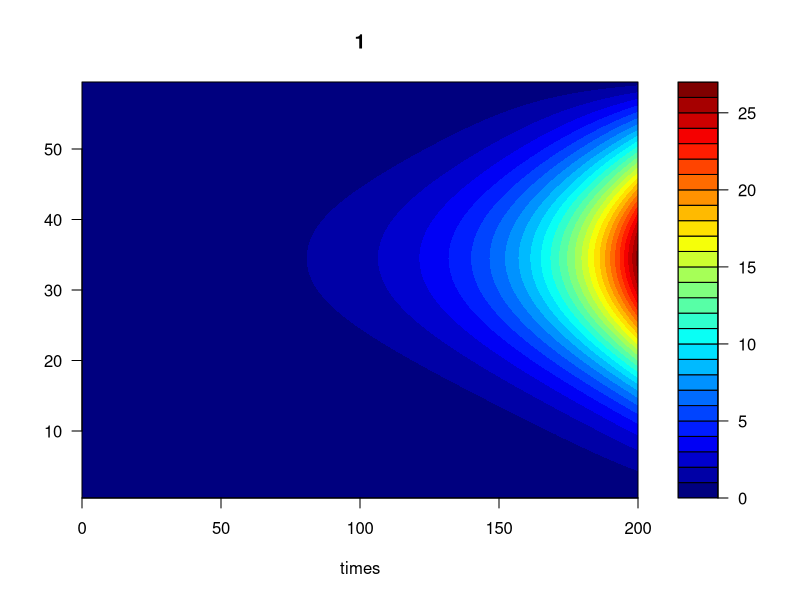
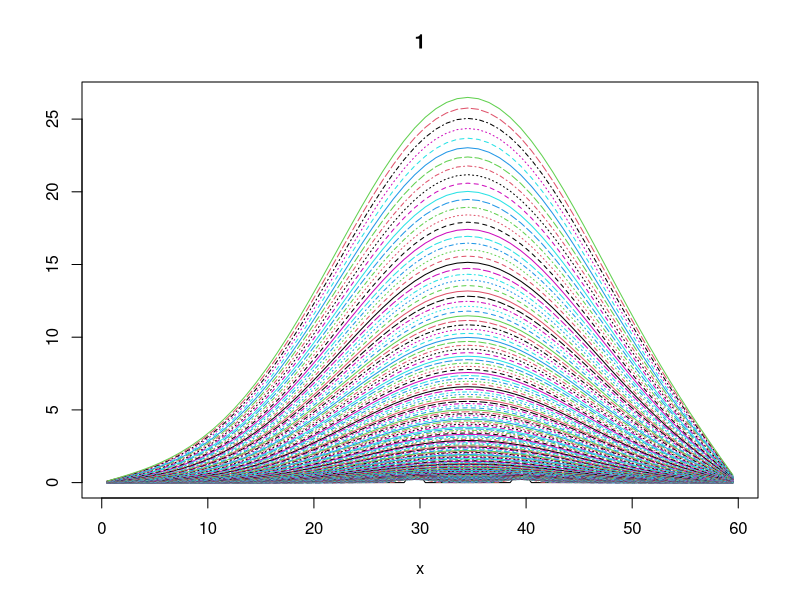

The R script that drew these images, in order:
# Loading package
library(deSolve)

# Parameters
D <- 0.3 # m2/day diffusion rate
r <- 0.03  # /day net growth rate
delx <- 1 # m thickness of boxes
numboxes <- 60 
# distance of boxes on plant, m, 1 m intervals
Distance <- seq(from = 0.5, by = delx, length.out = numboxes)
times <-seq(0, 200, by = 1)

# Initial conditions
APHIDS <- rep(0, times = numboxes)
APHIDS[30] <- 1
APHIDS[40] <- 1
state <- c(APHIDS = APHIDS)

# Equation
Aphid <- function(t, APHIDS, parameters) {
  deltax <- c (0.5, rep(1, numboxes - 1), 0.5); 
  Flux <- -D * diff(c(0, APHIDS, 0)) / deltax;
  dAPHIDS <- -diff(Flux) / delx + APHIDS * r;
  list(dAPHIDS )}

# Run
out <- ode.1D(state, times, Aphid, parms = 0, nspec = 1)
#head(out)

# Drawing
image(out, method = "filled.contour", grid = Distance)
matplot.1D(out, grid = Distance, type= "l")
#plot.1D(out, grid = Distance, type= "l")
head(out)
